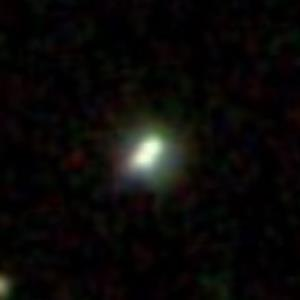
#> input picture 6.jpg, 300 x 300 px; its folder holds only this picture in this run; the run also reads 1 picture not shown here
$ jupyter execute --allow-errors ImagePreprocessing.ipynb   (shell and % lines are left out)   (older library calls are emulated)
#> lines starting #> are read from the running program, lines starting #| are printed output that depends on the picture; after the words box and inside, x2 and y2 are one past the last pixel; in counts of white or black regions, pixels touching at a corner belong together
#> further down, img is the input picture: shape (300, 300, 3); mean B, G, R 7.6, 9.2, 10.5
#> `ret , img_th = cv2.threshold(img_grey,0, 255, cv2.THRESH_BINARY+cv2.TH..`:
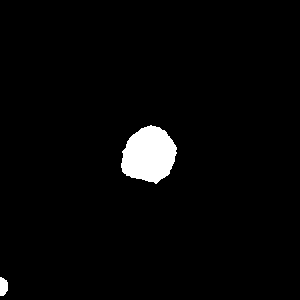
#> img_th: shape (300, 300); 2.8% white; 2 white regions, box (x1, y1, x2, y2) and area: (121, 125, 177, 184) 2381, (0, 277, 8, 296) 125
#> `ret , img_th = cv2.threshold(img_grey,0, 255, cv2.THRESH_BINARY+cv2.TH..`: ret = 64
#> `(labels, label_id, values, centroid) = analysis`:
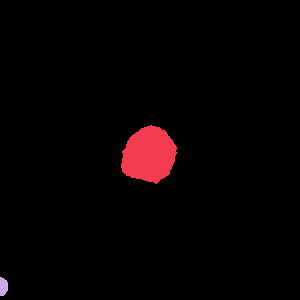
#> label_id: shape (300, 300) int32; 3 distinct labels, from 0 to 2; one colour per label, 0 black
#> `(labels, label_id, values, centroid) = analysis`: labels = 3; values = [[0, 0, 300, 300, 87494], [121, 125, 56, 59, 2381], [0, 277, 8, 19, 125]]; centroid = [[149.7, 149.2], [148.6, 154.5], [3.02, 286.2]]
#> the loop `for i in range (1,labels):` made 2 passes
#> after the loop `for i in range (1,labels):`: actual_figure = 1; min_centroid = 4.68
#> `w = values[actual_figure, cv2.CC_STAT_WIDTH]`: w = 56
#> `h = values[actual_figure,cv2.CC_STAT_HEIGHT]`: h = 59
#> after the loop `for i in range(0, img.shape[0]):`:
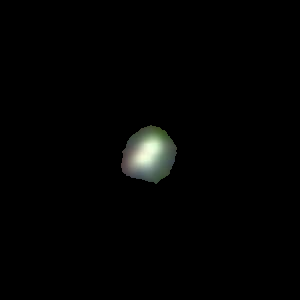
#> new_img: shape (300, 300, 3); mean B, G, R 3, 3.4, 3.1
[cell 1]
import cv2
import numpy as np
import os

[cell 2]
from google.colab import drive
import os
from os import path
drive.mount("/content/drive")
%cd "/content/drive/My Drive/Hacking/Other"

[cell 3]
subdir ='.'
#> (the rest of this cell did not finish here and is left out)
